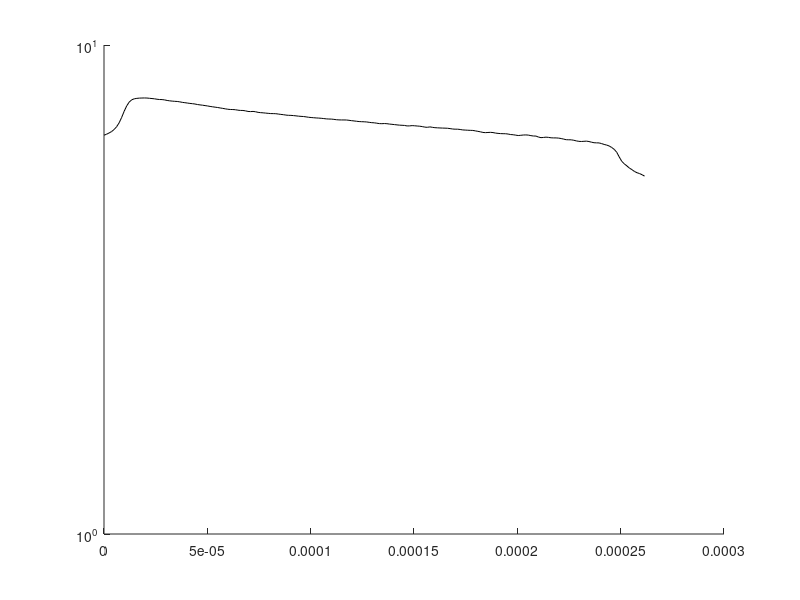

Recreate this plot in MATLAB.


M = csvread('Intensitat_1_2V_4s_25mA_265umDistance_115pxl.csv');
M(:,1) = [];

M(:,2) = log(M(:,2));
M(:,1) = M(:,1)* (220*1E-6 / 180);

figure(600);
    clf(600)
    hold on
        semilogy(M(:,1),M(:,2),'k');
    hold off
    % um die steigung besser ablesen zu können
    %xlim([1E-4 2E-4]);
    

    %Diffusionslänge reziprok von Steigung pro 
    1/ (  (7.1-6.54)/100E-6  )